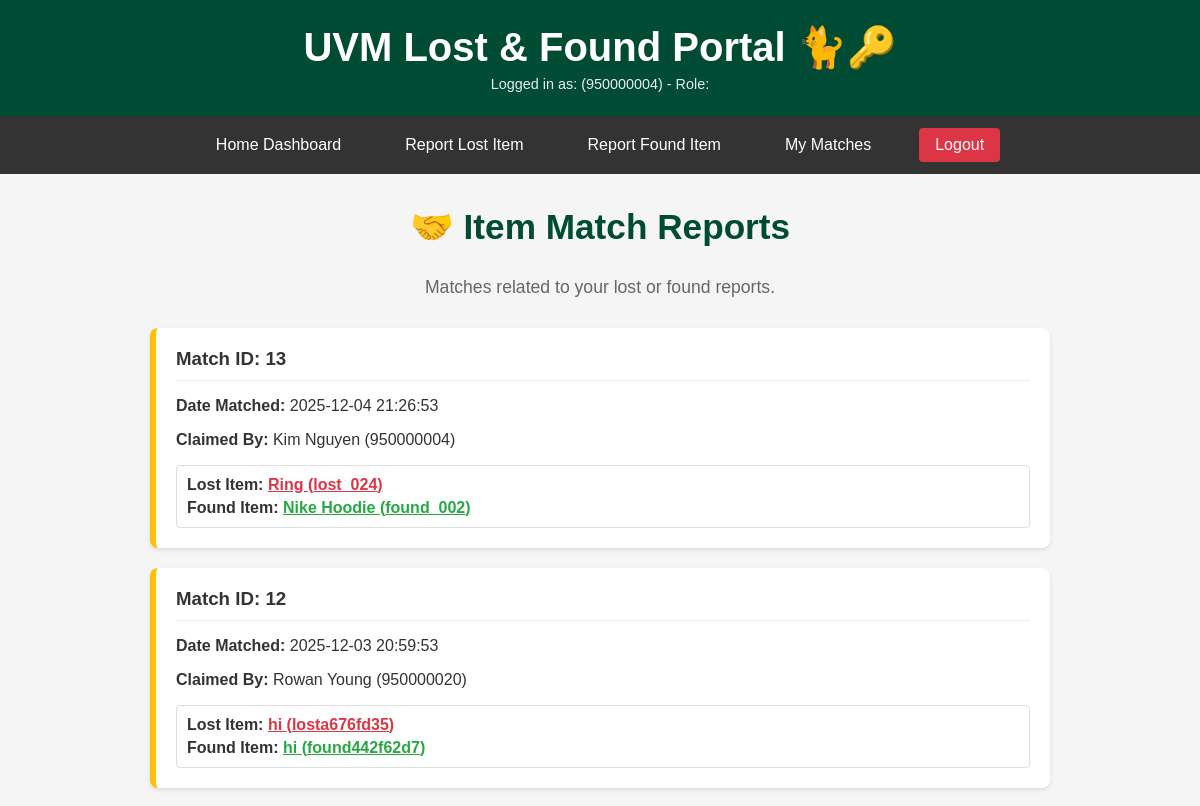
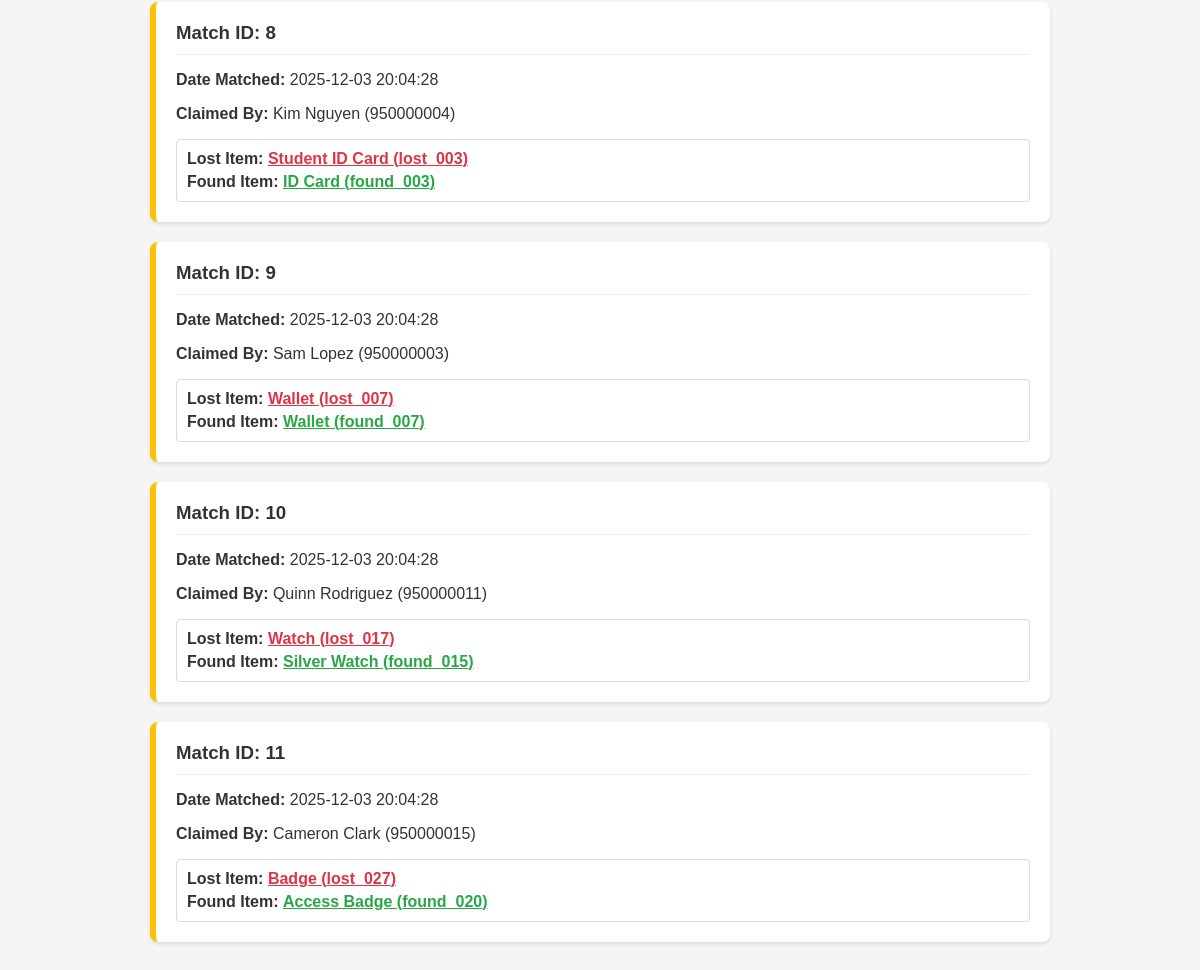
Screenshot of /matches (signed in) with the database file from the repository (2 pictures, top to bottom).
### tables this page shows
CREATE TABLE Users (
    user_id TEXT PRIMARY KEY,
    name TEXT NOT NULL,
    email TEXT UNIQUE NOT NULL,
    phone TEXT,
    password_hash TEXT NOT NULL,
    role TEXT DEFAULT 'student' CHECK(role IN ('student', 'staff', 'admin')),
    date_joined DATE DEFAULT (strftime('%Y-%m-%d %H:%M:%S', 'now'))
);

CREATE TABLE Matches (
    match_id INTEGER PRIMARY KEY AUTOINCREMENT,
    lost_id TEXT NOT NULL,
    found_id TEXT NOT NULL,
    matched_by_user_id TEXT,
    date_matched TIMESTAMP DEFAULT (strftime('%Y-%m-%d %H:%M:%S', 'now')),
    resolved INTEGER DEFAULT 0,
    notes TEXT,
    FOREIGN KEY (lost_id) REFERENCES LostPosts(lost_id) ON DELETE CASCADE,
    FOREIGN KEY (found_id) REFERENCES FoundPosts(found_id) ON DELETE CASCADE,
    FOREIGN KEY (matched_by_user_id) REFERENCES Users(user_id) ON DELETE SET NULL
);

CREATE TABLE LostPosts (
    lost_id TEXT PRIMARY KEY,
    user_id TEXT NOT NULL,
    item_name TEXT NOT NULL,
    category TEXT CHECK(category IN (
        'Electronics', 'Clothing', 'Accessories', 
        'Documents', 'Keys', 'Books', 'Other'
    )),
    description TEXT,
    date_lost DATE,
    last_seen_location TEXT,
    date_posted TIMESTAMP DEFAULT (strftime('%Y-%m-%d %H:%M:%S', 'now')),
    status TEXT DEFAULT 'open' CHECK(status IN ('open', 'matched', 'closed')),
    FOREIGN KEY (user_id) REFERENCES Users(user_id) ON DELETE CASCADE
);

CREATE TABLE FoundPosts (
    found_id TEXT PRIMARY KEY,
    user_id TEXT NOT NULL,
    item_name TEXT NOT NULL,
    category TEXT CHECK(category IN (
        'Electronics', 'Clothing', 'Accessories', 
        'Documents', 'Keys', 'Books', 'Other'
    )),
    description TEXT,
    date_found DATE,
    found_location TEXT,
    storage_location TEXT,
    date_posted TIMESTAMP DEFAULT (strftime('%Y-%m-%d %H:%M:%S', 'now')),
    status TEXT DEFAULT 'available' CHECK(status IN ('available', 'matched', 'returned')),
    FOREIGN KEY (user_id) REFERENCES Users(user_id) ON DELETE CASCADE
);

### main.py (the view)
@app.get("/matches", response_class=HTMLResponse)
async def view_matches(request: Request, user_id: Optional[str] = Cookie(None)):
    current_user = get_current_user(user_id)
    if not current_user:
        return RedirectResponse("/login", status_code=status.HTTP_303_SEE_OTHER)
    if current_user['role'] == 'admin':
        matches = get_all_unresolved_matches()  # Admin sees only unresolved
    else:
        matches = get_matches_by_user(current_user['user_id'])  # User sees all of their matches
    return templates.TemplateResponse(
        "matches.html",
        {
            "request": request,
            "matches": matches,
            **current_user
        }
    )

### templates/matches.html (shortened to what this page needs)
{% extends "layout.html" %}
{% block content %}
    <div style="max-width: 900px; margin: 0 auto;">
        <div style="text-align: center; margin-bottom: 30px;">
            <h2 style="color: var(--uvm-green); font-size: 2.2em;">🤝 Item Match Reports</h2>
            <p style="color: #666; font-size: 1.1em;">
                {% if user_role == 'admin' %}
                    Review all pending matches.
                {% else %}
                    Matches related to your lost or found reports.
                {% endif %}
            </p>
        </div>
        {% if matches %}
            <div style="display: flex; flex-direction: column; gap: 20px;">
                {% for match in matches %}
                    <div class="post-card" style="border-left: 6px solid {% if match.resolved == 0 %}#ffc107{% else %}#28a745{% endif %};">
                        <div style="display: flex; justify-content: space-between; align-items: center; border-bottom: 1px solid #eee; padding-bottom: 10px; margin-bottom: 10px;">
                            <h3 style="margin: 0; color: #333;">Match ID: {{ match.match_id }}</h3>
                        </div>
                        <p><strong>Date Matched:</strong> {{ match.date_matched }}</p>
                        <p><strong>Claimed By:</strong> {{ match.matched_by_user_name }} ({{ match.matched_by_user_id }})</p>
                        <div style="margin-top: 15px; padding: 10px; border: 1px solid #ddd; border-radius: 4px;">
                            <p style="margin: 0 0 5px 0;"><strong>Lost Item:</strong>
                                <a href="/lost/{{ match.lost_id }}" style="color: #dc3545; font-weight: bold;">
                                    {{ match.lost_item_name }} ({{ match.lost_id }})
                                </a>
                            </p>
                            <p style="margin: 0;"><strong>Found Item:</strong>
                                <a href="/found/{{ match.found_id }}" style="color: #28a745; font-weight: bold;">
                                    {{ match.found_item_name }} ({{ match.found_id }})
                                </a>
                            </p>
                        </div>
                    </div>
                {% endfor %}
            </div>
        {% endif %}
    </div>
{% endblock %}

### templates/layout.html (shortened to what this page needs)
<!DOCTYPE html>
<html lang="en">
<head>
</head>
<body>
    <header>
        <h1>UVM Lost & Found Portal 🐈🔑</h1>
        {% if user_id %}
            <p>Logged in as: {{ user_name }} ({{ user_id }}) - Role: {{ user_role | capitalize }}</p>
        {% else %}
            <p>You are viewing this as a guest. Please log in.</p>
        {% endif %}
    </header>
    {% if user_id %}
    <nav>
        <a href="/">Home Dashboard</a>
        <a href="/add-lost">Report Lost Item</a>
        <a href="/add-found">Report Found Item</a>
        <a href="/matches">My Matches</a>
        <a href="/logout" style="background-color: #dc3545;">Logout</a>
    </nav>
    {% endif %}
    <div class="container">
        {% block content %}{% endblock %}
    </div>
</body>
</html>

### templates/layout.html (style rules this page uses)
:root { --uvm-green: #004b34; --uvm-gold: #ffc72c; --light-bg: #f5f5f5; --white: #ffffff; --red-alert: #dc3545; --green-success: #28a745; }
body { font-family: 'Arial', sans-serif; margin: 0; padding: 0; background-color: var(--light-bg); color: #333; }
header { background-color: var(--uvm-green); color: var(--white); padding: 1.5em; text-align: center; }
header h1 { margin: 0; font-size: 2.5em; }
header p { margin: 5px 0 0 0; font-size: 0.9em; opacity: 0.9; }
nav { background-color: #333; padding: 0.75em 0; display: flex; justify-content: center; align-items: center; flex-wrap: wrap; }
nav a { color: var(--white); margin: 0 1em; text-decoration: none; padding: 0.5em 1em; border-radius: 4px; transition: background-color 0.2s; }
.container { width: 95%; max-width: 1400px; margin: 2em auto; }
.post-card { background-color: var(--white); padding: 20px; border-radius: 8px; box-shadow: 0 2px 4px rgba(0,0,0,0.1); transition: transform 0.2s; }

### rows the page displays
Users: user_id "950000004"
Matches: match_id "13", date_matched "2025-12-04 21:26:53", matched_by_user_name "Kim Nguyen", matched_by_user_id "950000004", lost_item_name "Ring", lost_id "lost_024", found_item_name "Nike Hoodie", found_id "found_002"
Matches: match_id "12", date_matched "2025-12-03 20:59:53", matched_by_user_name "Rowan Young", matched_by_user_id "950000020", lost_item_name "hi", lost_id "losta676fd35", found_item_name "hi", found_id "found442f62d7"
Matches: match_id "8", date_matched "2025-12-03 20:04:28", matched_by_user_name "Kim Nguyen", matched_by_user_id "950000004", lost_item_name "Student ID Card", lost_id "lost_003", found_item_name "ID Card", found_id "found_003"
Matches: match_id "9", date_matched "2025-12-03 20:04:28", matched_by_user_name "Sam Lopez", matched_by_user_id "950000003", lost_item_name "Wallet", lost_id "lost_007", found_item_name "Wallet", found_id "found_007"
Matches: match_id "10", date_matched "2025-12-03 20:04:28", matched_by_user_name "Quinn Rodriguez", matched_by_user_id "950000011", lost_item_name "Watch", lost_id "lost_017", found_item_name "Silver Watch", found_id "found_015"
Matches: match_id "11", date_matched "2025-12-03 20:04:28", matched_by_user_name "Cameron Clark", matched_by_user_id "950000015", lost_item_name "Badge", lost_id "lost_027", found_item_name "Access Badge", found_id "found_020"
